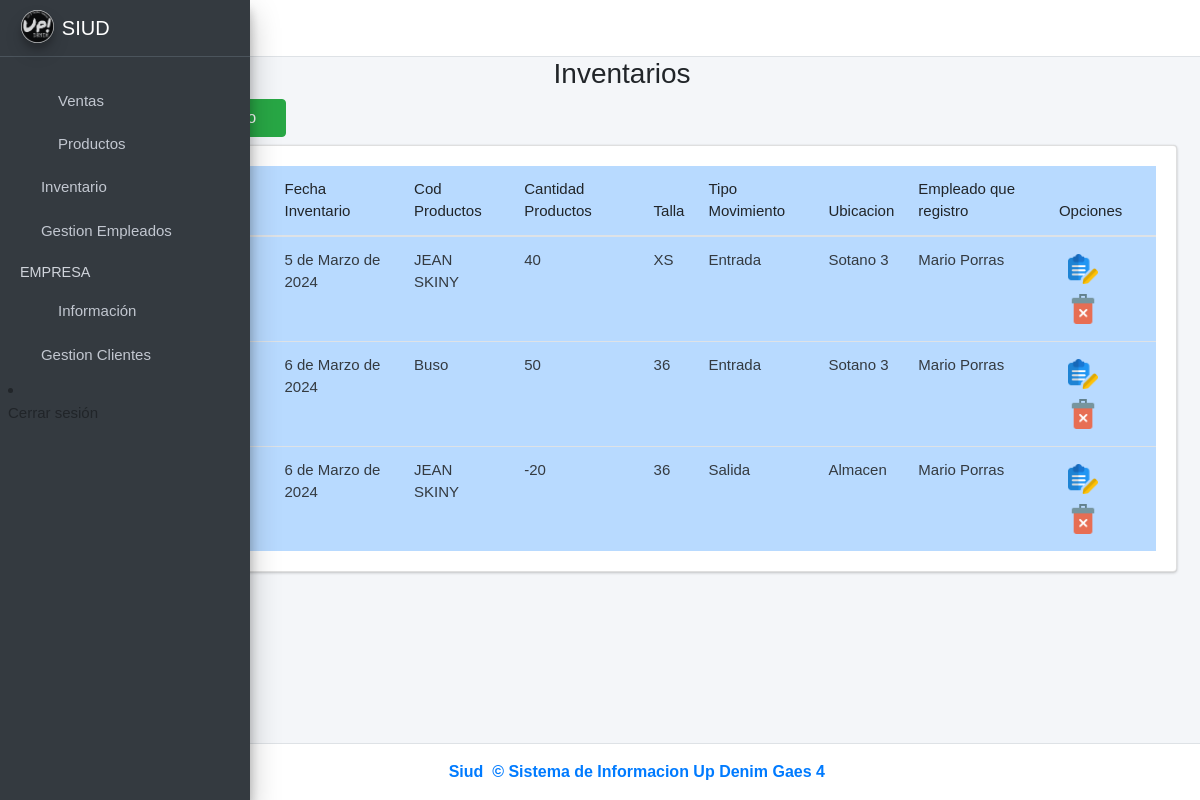
/inventarios/, run on the app's committed database.
### ventas/models.py (models this page shows, shortened)
class Inventario(models.Model):
    idinventario = models.AutoField(primary_key=True)
    fecha_inventario = models.DateField(null=False, blank=False, default=timezone.now)
    cantidad_productos = models.IntegerField(null=False, blank=False)
    cod_producto = models.ForeignKey(Producto, on_delete=models.CASCADE)
    idtipo_movimiento = models.ForeignKey(Tipomovimiento, on_delete=models.CASCADE)
    cod_empleado = models.ForeignKey(Empleado, on_delete=models.CASCADE)
    idtalla = models.ForeignKey(Talla, on_delete=models.CASCADE)
    idubicacion_inventario = models.ForeignKey(Ubicacioninventario, on_delete=models.CASCADE)
    created = models.DateTimeField(auto_now_add=True)
    updated = models.DateTimeField(auto_now=True)
    class Meta:
        verbose_name = 'inventario'
        verbose_name_plural = 'inventarios'

class Producto(models.Model):
    cod_producto = models.CharField(primary_key=True, unique=True, blank=False, null=False, max_length=15)
    nombre_producto = models.CharField(max_length=45, null=False)
    precio_venta = models.DecimalField(max_digits=10, decimal_places=2, null=False, blank=False)
    descripcion_producto = models.CharField(max_length=45)
    cantidad_productos = models.PositiveIntegerField(null=False)
    imagen = models.ImageField(upload_to='productos', null=True, blank=True)
    idcategoria_producto = models.ForeignKey(CategoriaProducto, on_delete=models.CASCADE)
    idtalla = models.ForeignKey(Talla, on_delete=models.CASCADE)
    created = models.DateTimeField(auto_now_add=True)
    updated = models.DateTimeField(auto_now=True)
    class Meta:
        verbose_name = 'producto'
        verbose_name_plural = 'productos'
    def __str__(self):
        return f"{self.cod_producto}"

class Talla(models.Model):
    idtalla = models.AutoField(primary_key=True)
    talla = models.CharField(max_length=45, unique=True)
    class Meta:
        verbose_name = 'talla'
        verbose_name_plural = 'tallas'
    def __str__(self):
        return f"{self.talla}"

class Tipomovimiento(models.Model):
    idtipo_movimiento = models.AutoField(primary_key=True)
    tipo_movimiento = models.CharField(max_length=45, unique=True)
    class Meta:
        verbose_name = 'tipomovimiento'
        verbose_name_plural = 'tiposmovimiento'
    def __str__(self):
        return f"{self.tipo_movimiento}"

class Ubicacioninventario(models.Model):
    idubicacion_inv = models.AutoField(primary_key=True)
    ubicacion_inventario = models.CharField(max_length=45, unique=True)
    class Meta:
        verbose_name = 'ubicacioninventario'
        verbose_name_plural = 'ubicacionesnventario'
    def __str__(self):
        return f"{self.ubicacion_inventario}"

class Empleado(models.Model):
    cod_empleado = models.IntegerField(primary_key=True, unique=True, blank=False, null=False)
    fecha_ingreso = models.DateField(null=False, blank=False)
    salario = models.FloatField(null=False, blank=False)
    fecha_nacimiento = models.DateField(null=False, blank=False)
    rh = models.CharField(null=False, blank=False, max_length=5)
    iddocumento = models.ForeignKey(Persona, on_delete=models.CASCADE)
    idarl = models.ForeignKey(Arl, on_delete=models.CASCADE)
    ideps = models.ForeignKey(Eps, on_delete=models.CASCADE)
    idfondo_pension = models.ForeignKey(FondoPension, on_delete=models.CASCADE)
    idcargo_empleado = models.ForeignKey(CargoEmpleado, on_delete=models.CASCADE)
    idusuario = models.ForeignKey(Usuarioid, on_delete=models.CASCADE)
    idrolusuario = models.ForeignKey(RolUsuario, on_delete=models.CASCADE)
    created = models.DateTimeField(auto_now_add=True)
    updated = models.DateTimeField(auto_now=True)
    class Meta:
        verbose_name = 'empleado'
        verbose_name_plural = 'empleados'
    def __str__(self):
        return f"{self.cod_empleado}"

class Persona(models.Model):
    documentoidentidad = models.IntegerField(primary_key=True, unique=True, blank=False, null=False)
    primer_nombre = models.CharField(max_length=45, null=False, blank=False)
    segundo_nombre = models.CharField(max_length=45, blank=True, null=True)
    primer_apellido = models.CharField(max_length=45, null=False, blank=False)
    segundo_apellido = models.CharField(max_length=45, blank=True, null=True)
    genero = models.CharField(max_length=20, null=False, blank=False)
    idcontacto = models.OneToOneField(Contacto, on_delete=models.CASCADE)
    iddireccion = models.OneToOneField(Direccion, on_delete=models.CASCADE)
    created = models.DateTimeField(auto_now_add=True)
    updated = models.DateTimeField(auto_now_add=True)
    class Meta:
        verbose_name = 'persona'
        verbose_name_plural = 'personas'

### ventas/views.py (the view)
# urls.py: path('inventarios/', views.inventarios_vista, name='Inventarios'),
def inventarios_vista(request):
    inventario = Inventario.objects.all()
    empleado = Empleado.objects.all()
    producto = Producto.objects.all()
    tipomovimiento = Tipomovimiento
    talla = Talla.objects.all()
    ubicacion = Ubicacioninventario.objects.all()
    form_personal = AgregarInventarioForm()
    context ={
        'inventario' : inventario,
        'empleado' : empleado,
        'tipomovimiento' : tipomovimiento,
        'producto' : producto,
        'ubicacion' : ubicacion,
        'form_personal' : form_personal,
        'talla' : talla,
    }
    return render(request, 'inventarios.html', context)

### ventas/templates/inventarios.html (shortened to what this page needs)
{% extends "base.html" %}
{% load static %}
{% load widget_tweaks %}
{% block content %}
<link rel="stylesheet" href="{% static 'index/css/b4.css' %}">
<div class="row">
    <div class="col-md-12">
        <h3 class="text-center">Inventarios   <i class="fas fa-users"></i></h3> <! -- Es para cambiar el icono xd -- >
        <div class="col-md-3 pb-2">
            <a href="#AgregarPersonalModal"
                data-toggle="modal" data-dismiss="modal">
                <button type="button" class="btn btn-success">
                    Agregar Inventario
                    <i class="fas fa-plus-circle"></i>
                </button>
            </a>
        </div>
        <div class="card card-body" style="overflow:scroll">
            <table class="table table-hover table-primary" id="myTable">
                <thead>
                    <tr>
                        <th># ID</th>
                        <th>Cod Inventario</th>
                        <th>Fecha Inventario</th>
                        <th>Cod Productos</th>
                        <th>Cantidad Productos</th>
                        <th>Talla</th>
                        <th>Tipo Movimiento</th>
                        <th>Ubicacion</th>
                        <th>Empleado que registro</th>
                        <th>Opciones</th>
                    </tr>
                </thead>
                <tbody class="text-dark">
                    {% for i in inventario %}
                    <tr>
                        <td>{{forloop.counter}}</td>
                        <td>{{i.idinventario}}</td>
                        <td>{{i.fecha_inventario}}</td>
                        <td>{{i.cod_producto.nombre_producto}}</td>
                        <td>{{i.cantidad_productos}}</td>
                        <td>{{i.idtalla}}</td>
                        <td>{{i.idtipo_movimiento}}</td>
                        <td>{{i.idubicacion_inventario}}</td>
                        <td>{{i.cod_empleado.iddocumento.primer_nombre}} {{i.cod_empleado.iddocumento.primer_apellido}}</td>
                        <td>
                            <button onclick="editarPersonal('{{i.iddocumento.documentoidentidad}}', '{{i.iddocumento.primer_nombre}}',
                             '{{i.iddocumento.segundo_nombre}}', '{{i.iddocumento.primer_apellido}}', '{{i.iddocumento.segundo_apellido}}', '{{i.genero}}','{{i.iddocumento.iddireccion.idciudad.id}}', '{{i.iddocumento.iddireccion.barrio}}',
                              '{{i.iddocumento.iddireccion.direccion}}', '{{i.iddocumento.idcontacto.telefono}}','{{i.iddocumento.idcontacto.correo}}','{{i.idtipo_comercio.id}}', '{{i.idtipo_cliente.id}}', '{{i.cod_cliente}}', '{{i.cupo_credito}}')"
                               class="btn btn-dark-outline btn-sm" data-toggle="modal"
                                href="#EditarPersonalModal"><img src="{% static 'index/img/editar.png' %}" alt="Error"
                                    width="30"></button>
                                    <button onclick="eliminarPersonal('{{i.idinventario}}')" class="btn btn-dark-outline btn-sm"
                                    data-toggle="modal" href="#EliminarPersonalModal"><img
                                        src="{% static 'index/img/delete.png' %}" alt="Error" width="30"></button>
                            </td>
                    </tr>
                    {% endfor %}
                </tbody>
            </table>
        </div>
    </div>
</div>
{% endblock %}

### ventas/static/index/css/main.css (style rules this page uses)
table, th, td { font-weight: 100; font-size:15px; }
body { font-family: Arial, Helvetica, sans-serif !important; }

### data on the page
Inventario: fecha_inventario "5 de Marzo de 2024", cod_producto.nombre_producto "JEAN SKINY", cantidad_productos "40", idtalla "XS", idtipo_movimiento "Entrada", idubicacion_inventario "Sotano 3", cod_empleado.iddocumento.primer_nombre "Mario", cod_empleado.iddocumento.primer_apellido "Porras"
Inventario: fecha_inventario "6 de Marzo de 2024", cod_producto.nombre_producto "Buso", cantidad_productos "50", idtalla "36", idtipo_movimiento "Entrada", idubicacion_inventario "Sotano 3", cod_empleado.iddocumento.primer_nombre "Mario", cod_empleado.iddocumento.primer_apellido "Porras"
Inventario: fecha_inventario "6 de Marzo de 2024", cod_producto.nombre_producto "JEAN SKINY", cantidad_productos "-20", idtalla "36", idtipo_movimiento "Salida", idubicacion_inventario "Almacen", cod_empleado.iddocumento.primer_nombre "Mario", cod_empleado.iddocumento.primer_apellido "Porras"
